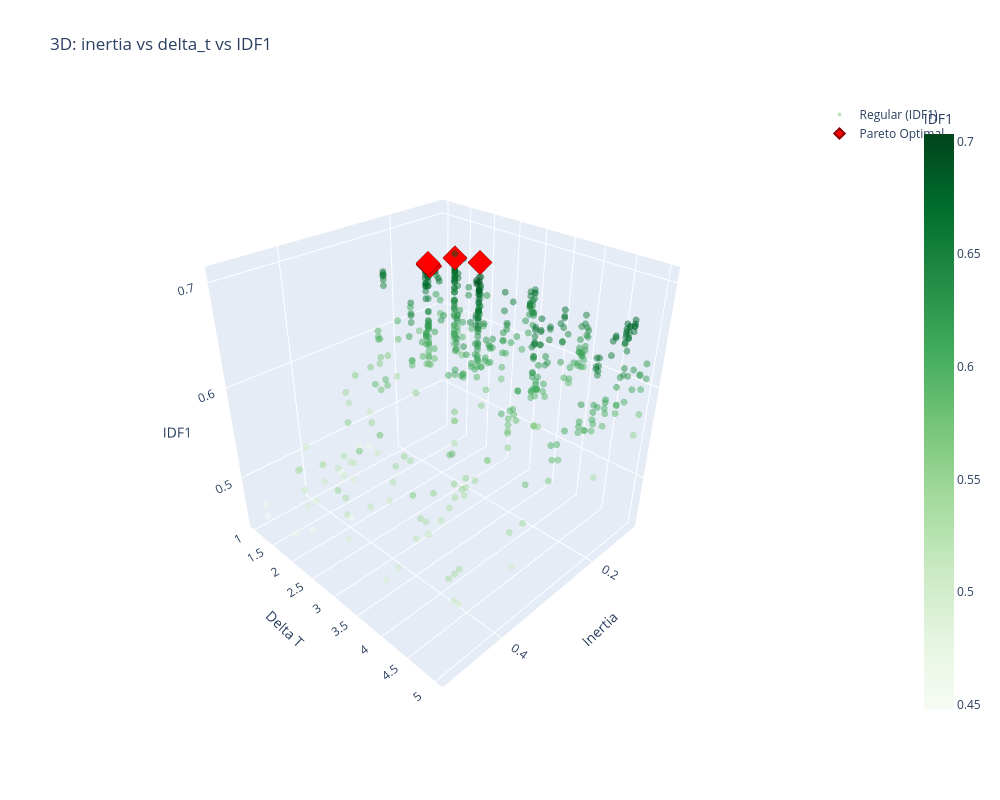

The notebook cell saved with this chart:
### Code cell
# 3D plot: inertia vs delta_t vs IDF1
fig = go.Figure()

fig.add_trace(go.Scatter3d(
    x=regular['inertia'],
    y=regular['delta_t'],
    z=regular['IDF1'],
    mode='markers',
    name='Regular (IDF1)',
    marker=dict(size=4, color=regular['IDF1'], colorscale='Greens', opacity=0.5, 
                showscale=True, colorbar=dict(x=1.15, title="IDF1")),
    text=[f"Inertia: {row['inertia']:.2f}<br>Delta_t: {row['delta_t']}<br>Asso: {row['asso_func']}<br>HOTA: {row['HOTA']:.4f}<br>IDF1: {row['IDF1']:.4f}" 
          for _, row in regular.iterrows()],
    hoverinfo='text'
))

fig.add_trace(go.Scatter3d(
    x=pareto_trials['inertia'],
    y=pareto_trials['delta_t'],
    z=pareto_trials['IDF1'],
    mode='markers',
    name='Pareto Optimal',
    marker=dict(size=8, color='red', symbol='diamond', line=dict(color='darkred', width=2)),
    text=[f"Inertia: {row['inertia']:.2f}<br>Delta_t: {row['delta_t']}<br>Asso: {row['asso_func']}<br>HOTA: {row['HOTA']:.4f}<br>IDF1: {row['IDF1']:.4f}" 
          for _, row in pareto_trials.iterrows()],
    hoverinfo='text'
))

fig.update_layout(
    title='3D: inertia vs delta_t vs IDF1',
    scene=dict(xaxis_title='Inertia', yaxis_title='Delta T', zaxis_title='IDF1',
               camera=dict(eye=dict(x=1.5, y=1.5, z=1.3))),
    width=1000, height=800
)
fig.show()

### Figure 1 — Plotly figure (JSON) as saved in the notebook; plotly's stock layout.template omitted (floating-point values rounded to 4 significant figures; data arrays with more than 128 entries replaced by an {"elided": "..."} marker saying what was removed)
{"data": [{"hoverinfo": "text", "marker": {"color": {"elided": "545 float values"}, "colorbar": {"title": {"text": "IDF1"}, "x": 1.15}, "colorscale": [[0, "rgb(247,252,245)"], [0.125, "rgb(229,245,224)"], [0.25, "rgb(199,233,192)"], [0.375, "rgb(161,217,155)"], [0.5, "rgb(116,196,118)"], [0.625, "rgb(65,171,93)"], [0.75, "rgb(35,139,69)"], [0.875, "rgb(0,109,44)"], [1, "rgb(0,68,27)"]], "opacity": 0.5, "showscale": true, "size": 4}, "mode": "markers", "name": "Regular (IDF1)", "text": {"elided": "545 str values"}, "type": "scatter3d", "x": {"elided": "545 float values"}, "y": {"elided": "545 float values"}, "z": {"elided": "545 float values"}}, {"hoverinfo": "text", "marker": {"color": "red", "line": {"color": "darkred", "width": 2}, "size": 8, "symbol": "diamond"}, "mode": "markers", "name": "Pareto Optimal", "text": ["Inertia: 0.17<br>Delta_t: 2.0<br>Asso: 0.0<br>HOTA: 0.6692<br>IDF1: 0.6842", "Inertia: 0.23<br>Delta_t: 2.0<br>Asso: 0.0<br>HOTA: 0.6678<br>IDF1: 0.6870", "Inertia: 0.23<br>Delta_t: 2.0<br>Asso: 0.0<br>HOTA: 0.6678<br>IDF1: 0.6870", "Inertia: 0.23<br>Delta_t: 2.0<br>Asso: 0.0<br>HOTA: 0.6672<br>IDF1: 0.6881", "Inertia: 0.23<br>Delta_t: 2.0<br>Asso: 0.0<br>HOTA: 0.6679<br>IDF1: 0.6850", "Inertia: 0.23<br>Delta_t: 3.0<br>Asso: 0.0<br>HOTA: 0.6668<br>IDF1: 0.7059"], "type": "scatter3d", "x": [0.1742, 0.2289, 0.2289, 0.2289, 0.2255, 0.2289], "y": [2.0, 2.0, 2.0, 2.0, 2.0, 3.0], "z": [0.6842, 0.687, 0.687, 0.6881, 0.685, 0.7059]}], "layout": {"height": 800, "scene": {"camera": {"eye": {"x": 1.5, "y": 1.5, "z": 1.3}}, "xaxis": {"title": {"text": "Inertia"}}, "yaxis": {"title": {"text": "Delta T"}}, "zaxis": {"title": {"text": "IDF1"}}}, "title": {"text": "3D: inertia vs delta_t vs IDF1"}, "width": 1000}}
